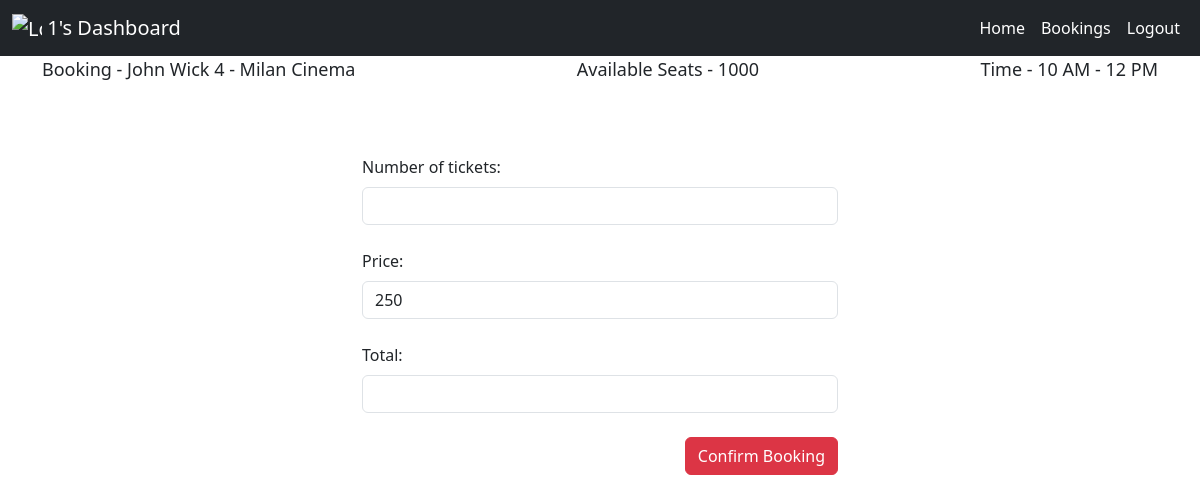
Before: /book/show?showId=5 (signed in) with the older database file.
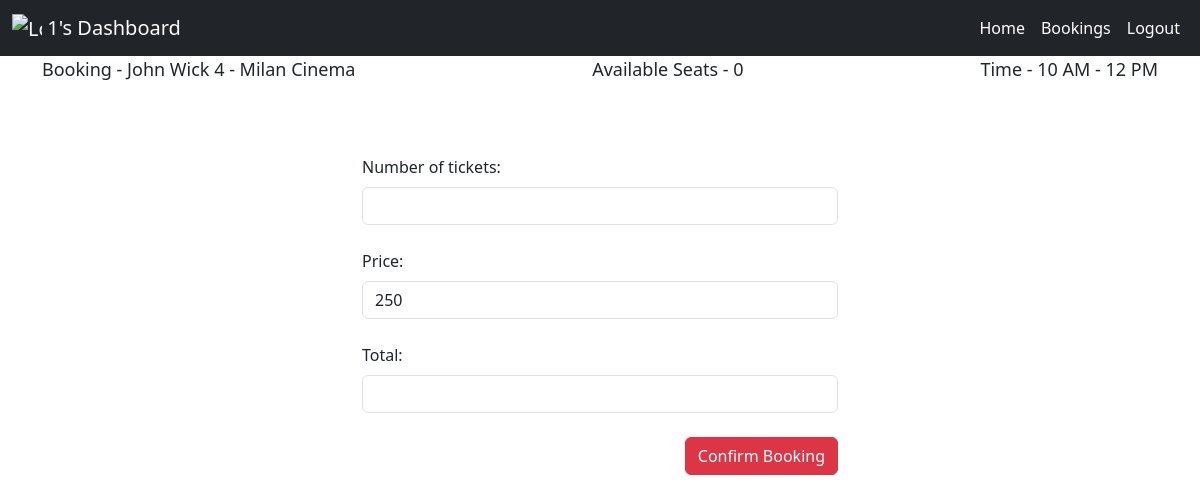
After: the same page with the newer database file.
### models.py (models this page shows, shortened)
class Show(db.Model):
    __tablename__ = "show"
    show_id = db.Column(db.Integer(), primary_key=True)
    show_name = db.Column(db.String(50), nullable=False)
    show_rating = db.Column(db.Integer(), nullable=False)
    show_start_time = db.Column(db.String(50), nullable=False)
    show_end_time = db.Column(db.String(50), nullable=False)
    show_tags = db.Column(db.String(50), nullable=False)
    show_price = db.Column(db.Integer(), nullable=False)
    show_available_seats = db.Column(db.Integer(), nullable=False)
    show_venue_id = db.Column(db.Integer(), db.ForeignKey("venue.venue_id", ondelete='CASCADE'))
    bookings = db.relationship("Booking", backref="show", passive_deletes='all')

class Venue(db.Model):
    __tablename__ = "venue"
    venue_id = db.Column(db.Integer(), primary_key = True)
    venue_name = db.Column(db.String(50), nullable=False)
    venue_place = db.Column(db.String(50), nullable=False)
    venue_location = db.Column(db.String(50), nullable = False)
    venue_capacity = db.Column(db.Integer(), nullable = False)
    shows = db.relationship("Show", backref="venue", passive_deletes='all')

### app.py (the view)
@app.route('/book/show', methods = ['GET'])
def bookShow():
    showId = request.args.get('showId')
    show = Show.query.get(showId)
    venue = Venue.query.get(show.show_venue_id)
    return render_template('book_show.html', username=session['username'], showId=showId, showName=show.show_name, venueName=venue.venue_name, startTime=show.show_start_time, endTime=show.show_end_time, seats=show.show_available_seats, price=show.show_price)

### models.py (called while the page is built)
@event.listens_for(Engine, "connect")
def set_sqlite_pragma(dbapi_connection, connection_record):
    cursor = dbapi_connection.cursor()
    cursor.execute("PRAGMA foreign_keys=ON")
    cursor.close()

### templates/book_show.html (shortened to what this page needs)
<!DOCTYPE html>
<html lang="en">
<head>
    <link href="https://cdn.jsdelivr.net/npm/bootstrap@5.3.0-alpha2/dist/css/bootstrap.min.css" rel="stylesheet"
>
</head>
<body>
    <nav class="navbar navbar-dark navbar-expand-lg bg-dark ">
        <div class="container-fluid">
            <a class="navbar-brand" href="{{ url_for('viewUser')}}">
                <img src="https://img.icons8.com/color/96/null/popcorn.png" alt="Logo" width="30" height="26"
                    class="d-inline-block align-text-top">
                    {{ username }}'s Dashboard
            </a>
            <div class="collapse navbar-collapse" id="navbarNav">
                <ul class="navbar-nav ms-auto mb-2 mb-lg-0">
                    <li class="nav-item">
                        <a class="nav-link active" aria-current="page" href="{{ url_for('viewUser')}}">Home</a>
                    </li>
                    <li class="nav-item">
                        <a class="nav-link active" aria-current="page" href="{{ url_for('bookings')}}">Bookings</a>
                    </li>
                    <li class="nav-item">
                        <a class="nav-link active" aria-current="page" href="{{ url_for('root')}}">Logout</a>
                    </li>
                </ul>
            </div>
        </div>
    </nav>
<div class="container">
    <div style="display:flex; justify-content:space-between; font-weight:500; font-size:large ">
        <div>Booking - {{showName}} - {{venueName}}</div>
        <div>Available Seats - {{seats}}</div>
        <div>Time - {{startTime}} - {{endTime}}</div>
    </div>
</div>
<br/>
<br/>
<br/>
<div class="container mx-auto" style="max-width:500px">
    <form action="/book/show" method="post">
    <label for="bookCount" class="form-label" style="font-weight:500">Number of tickets: </label>
    <input id="bookCount" oninput="bookCountChangeFunc(this)"  type="number" min="0" max={{seats}} name="bookCount" class="form-control" required>
    <br/>
    <label for="price" class="form-label" style="font-weight:500">Price: </label>
    <input type="number" id="price" value={{price}} class="form-control" readonly>
    <br/>
    <label for="totalAmount" class="form-label" style="font-weight:500">Total: </label>
    <input type="number" id="totalAmount" class="form-control" readonly>
    <br/>
    <input type="submit" value="Confirm Booking" class="btn btn-danger btn float-end">
</form>
</div>
</body>
</html>

Changed rows visible on the page:
changed Show "John Wick 4": show_available_seats "1000" → (not shown)
Other visible differences:
{{ seats }}: (not shown) → "0"
